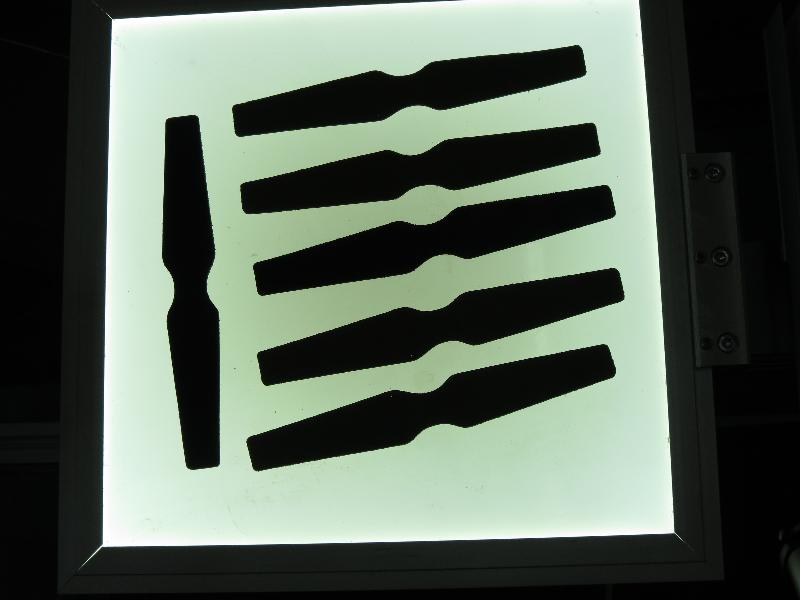
//> input picture data/pca_test.jpg, 800 x 600 px
$ ./kmeans   (built with g++ and OpenCV 4)
//> lines starting //> are read from the running program, lines starting //| are printed output that depends on the picture

#include <iostream>
#include <opencv2/core/core.hpp>
// #include <opencv2/imgproc.hpp>
#include <opencv2/highgui/highgui.hpp>
#include <opencv2/ml/ml.hpp>

using namespace cv;
using namespace std;

int main(int argc, char *argv[])
{

	String imageName("../data/pca_test.jpg"); // by default

	if (argc > 1)
	{
		imageName = argv[1];
	}
	Mat img = imread(imageName);
//> img is the input picture: 600 rows x 800 cols, CV_8UC3; mean B, G, R 89.1, 100.8, 89.3

	// Check if image is loaded successfully
	if (!img.data || img.empty())
	{
		cout << "Problem loading image!!!" << endl;
		return EXIT_FAILURE;
	}

	// Mat img = imread("../data/walk/walk_depth_1.png");
	namedWindow("Source Image", 0);
	imshow("Source Image", img);
	std::cout << "type" << img.type() << endl; //16->CV_8UC3
//| type16
	//生成一维采样点,包括所有图像像素点,注意采样点格式为32bit浮点数。
	Mat samples(img.cols * img.rows, 1, CV_32FC3);
	//标记矩阵，32位整形
	Mat labels(img.cols * img.rows, 1, CV_32SC1);
	uchar *p;
	int i, j, k = 0;
	for (i = 0; i < img.rows; i++)
	{
		p = img.ptr<uchar>(i); //why uchar?
		for (j = 0; j < img.cols; j++)
		{
			samples.at<Vec3f>(k, 0)[0] = float(p[j * 3]);
			samples.at<Vec3f>(k, 0)[1] = float(p[j * 3 + 1]);
			samples.at<Vec3f>(k, 0)[2] = float(p[j * 3 + 2]);
			k++;
		}
	}
//> this loop made 600 passes
//> k on passes 1 to 3: 800, 1600, 2400
//> after the loop, k = 480000

	int clusterCount = 6;
	Mat centers(clusterCount, 1, samples.type());
	kmeans(samples, clusterCount, labels,
		   TermCriteria(CV_TERMCRIT_EPS + CV_TERMCRIT_ITER, 10, 1.0),
		   3, KMEANS_PP_CENTERS, centers);
//> centers = [[5.08, 6.47, 5.33], [206, 226.8, 202.2], [145.2, 183.8, 157.9], [23.91, 27.72, 23.49], [232.6, 243.9, 229], [176.6, 210.3, 181]]
	//我们已知有n个聚类，用不同的灰度层表示。
	Mat img1(img.rows, img.cols, CV_8UC1);
	float step = 255 / (clusterCount - 1);
	k = 0;
	for (i = 0; i < img1.rows; i++)
	{
		p = img1.ptr<uchar>(i);
		for (j = 0; j < img1.cols; j++)
		{
			int tt = labels.at<int>(k, 0);
			k++;
			p[j] = 255 - tt * step;
		}
	}
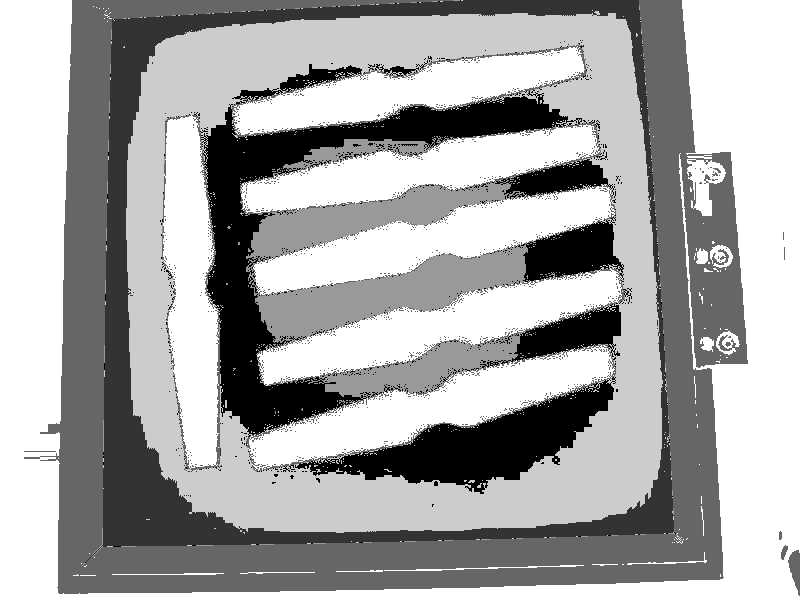
//> img1: 600 rows x 800 cols, CV_8UC1; min 0, max 255, mean 167.9
//> after the loop, k = 480000

	namedWindow("K-Means分割效果", 0);
	imshow("K-Means分割效果", img1);
	imwrite("kmeans.png", img1);
	waitKey(0);
	return 0;
}

$ run again, with data/104laptop.png saved as data/pca_test.jpg
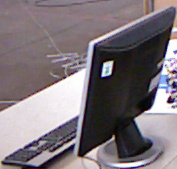
//> input picture data/104laptop.png, 177 x 169 px
//> img is the input picture: 169 rows x 177 cols, CV_8UC3; mean B, G, R 121.5, 115.8, 124.8
//| type16
//> the loop `for (i = 0; i < img.rows; i++)` made 169 passes
//> k on passes 1 to 3: 177, 354, 531
//> after the loop `for (i = 0; i < img.rows; i++)`: k = 29913
//> `kmeans(samples, clusterCount, labels, TermCriteria(CV_TERMCRIT_EPS + C..`: centers = [[78.51, 63.3, 70.1], [233, 230, 234.7], [130.6, 123.6, 137.6], [30.1, 27.38, 31.37], [186.1, 179.1, 187.6], [105.9, 100.4, 114.9]]
//> the loop `for (i = 0; i < img1.rows; i++)` made 169 passes
//> after the loop `for (i = 0; i < img1.rows; i++)`:
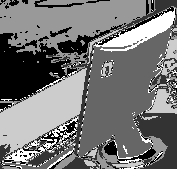
//> img1: 169 rows x 177 cols, CV_8UC1; min 0, max 255, mean 117.6
//> after the loop `for (i = 0; i < img1.rows; i++)`: k = 29913

$ run again, with data/124laptop.png saved as data/pca_test.jpg
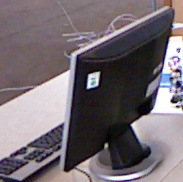
//> input picture data/124laptop.png, 183 x 182 px
//> img is the input picture: 182 rows x 183 cols, CV_8UC3; mean B, G, R 113.1, 107, 116
//| type16
//> the loop `for (i = 0; i < img.rows; i++)` made 182 passes
//> k on passes 1 to 3: 183, 366, 549
//> after the loop `for (i = 0; i < img.rows; i++)`: k = 33306
//> `kmeans(samples, clusterCount, labels, TermCriteria(CV_TERMCRIT_EPS + C..`: centers = [[192.5, 183.7, 192.1], [73.4, 59.04, 66.55], [110.9, 105.4, 119.7], [225.3, 221.5, 227.4], [29.21, 25.77, 29.77], [155.3, 148.7, 160.9]]
//> the loop `for (i = 0; i < img1.rows; i++)` made 182 passes
//> after the loop `for (i = 0; i < img1.rows; i++)`:
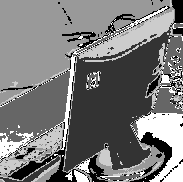
//> img1: 182 rows x 183 cols, CV_8UC1; min 0, max 255, mean 121.5
//> after the loop `for (i = 0; i < img1.rows; i++)`: k = 33306
